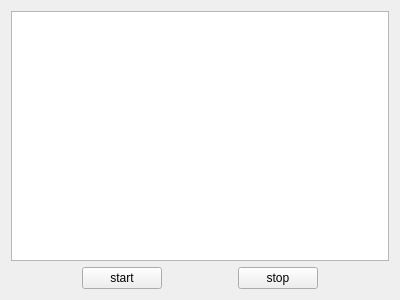
<?xml version="1.0" encoding="UTF-8"?>
<ui version="4.0">
 <class>Widget</class>
 <widget class="QWidget" name="Widget">
  <property name="geometry">
   <rect>
    <x>0</x>
    <y>0</y>
    <width>400</width>
    <height>300</height>
   </rect>
  </property>
  <property name="windowTitle">
   <string>Widget</string>
  </property>
  <layout class="QGridLayout" name="gridLayout">
   <item row="0" column="0" colspan="5">
    <widget class="QTextEdit" name="textEdit"/>
   </item>
   <item row="1" column="0">
    <spacer name="horizontalSpacer">
     <property name="orientation">
      <enum>Qt::Horizontal</enum>
     </property>
     <property name="sizeHint" stdset="0">
      <size>
       <width>66</width>
       <height>20</height>
      </size>
     </property>
    </spacer>
   </item>
   <item row="1" column="1">
    <widget class="QPushButton" name="pushButtonStart">
     <property name="text">
      <string>start</string>
     </property>
    </widget>
   </item>
   <item row="1" column="2">
    <spacer name="horizontalSpacer_3">
     <property name="orientation">
      <enum>Qt::Horizontal</enum>
     </property>
     <property name="sizeHint" stdset="0">
      <size>
       <width>65</width>
       <height>20</height>
      </size>
     </property>
    </spacer>
   </item>
   <item row="1" column="3">
    <widget class="QPushButton" name="pushButtonStop">
     <property name="text">
      <string>stop</string>
     </property>
    </widget>
   </item>
   <item row="1" column="4">
    <spacer name="horizontalSpacer_2">
     <property name="orientation">
      <enum>Qt::Horizontal</enum>
     </property>
     <property name="sizeHint" stdset="0">
      <size>
       <width>66</width>
       <height>20</height>
      </size>
     </property>
    </spacer>
   </item>
  </layout>
 </widget>
 <layoutdefault spacing="6" margin="11"/>
 <resources/>
 <connections/>
</ui>
